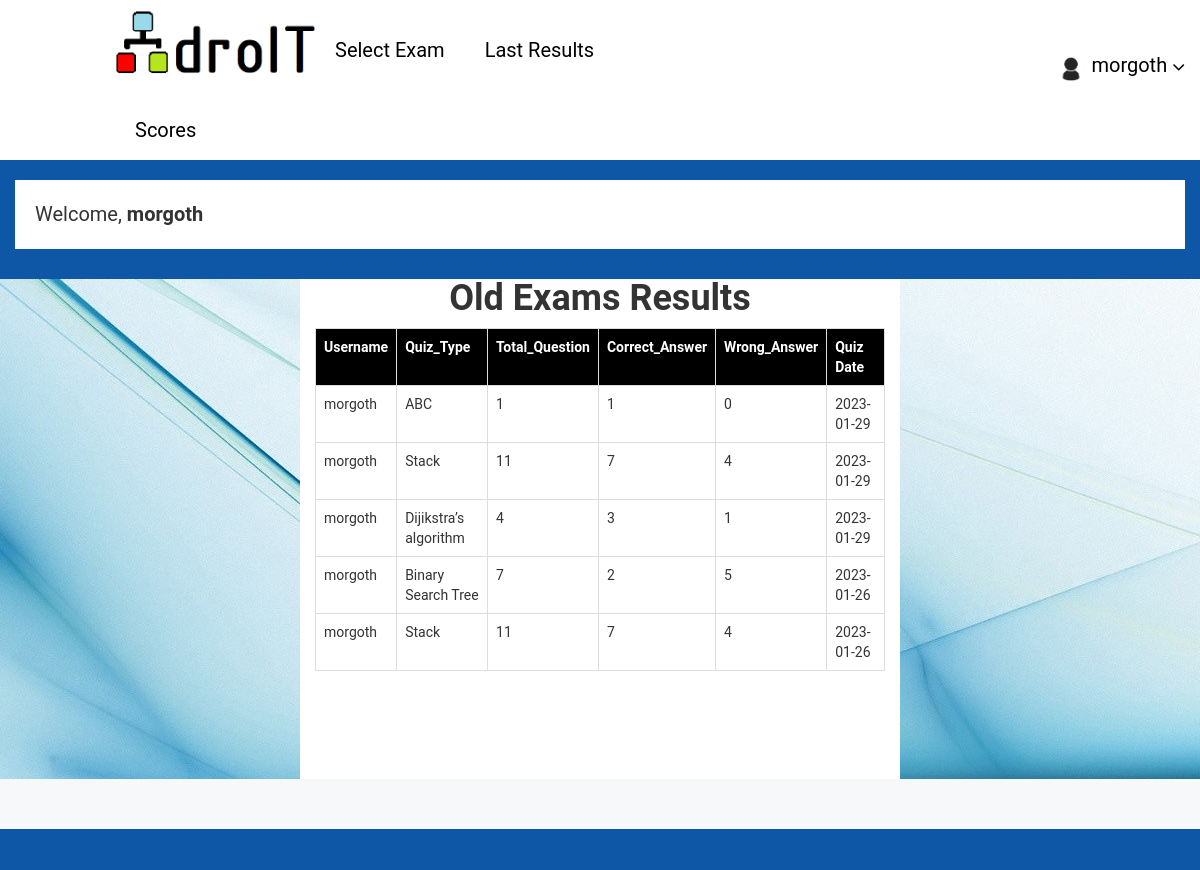
The app's page /old_exam_results.php (signed in) with its own data.
### tables this page shows
CREATE TABLE `exam_results` (
  `id` int(100) NOT NULL,
  `username` varchar(200) NOT NULL,
  `exam_type` varchar(200) NOT NULL,
  `total_question` varchar(200) NOT NULL,
  `correct_answer` varchar(200) NOT NULL,
  `wrong_answer` varchar(200) NOT NULL,
  `exam_time` varchar(100) NOT NULL
);

### old_exam_results.php (the view, shortened to what this page needs)
<?php
include "header.php";
include "connection.php";
?>
    <div class="row" style="margin: 0px; padding:0px; margin-bottom: 50px; background-image: url(back.jpg); height:500px">
        <div class="col-lg-6 col-lg-push-3" style="min-height: 500px; background-color:white; ">
            <center>
            <h1>Old Exams Results</h1>
            </center>
            <?php
            $res=mysqli_query($link,"select * from exam_results where username='$_SESSION[username]' order by id desc");
            $count=mysqli_num_rows($res);
            if($count==0)
            {
                ?>
                <center>
                    <h1>No Results Found</h1>
                </center>
                <?php
            }
            else{
                echo "<table class='table table-bordered'>";
                echo "<tr style='background-color: black; color:white'>";
                echo "<th>"; echo "Username"; echo "</th>";
                echo "<th>"; echo "Quiz_Type"; echo "</th>";
                echo "<th>"; echo "Total_Question";  echo "</th>";
                echo "<th>"; echo "Correct_Answer";  echo "</th>";
                echo "<th>"; echo "Wrong_Answer";  echo "</th>";
                echo "<th>"; echo "Quiz Date"; echo "</th>";
                echo "</tr>";
                while($row=mysqli_fetch_array($res))
                {
                    echo "<tr>";
                    echo "<td>"; echo $row["username"]; echo "</td>";
                    echo "<td>"; echo $row["exam_type"]; echo "</td>";
                    echo "<td>"; echo $row["total_question"];  echo "</td>";
                    echo "<td>"; echo $row["correct_answer"];  echo "</td>";
                    echo "<td>"; echo $row["wrong_answer"];  echo "</td>";
                    echo "<td>"; echo $row["exam_time"]; echo "</td>";
                    echo "</tr>";
                }
                echo "</table>";
            }
            ?>
        </div>
    </div>
<?php
include "footer.php";
?>

### header.php (shortened to what this page needs)
<!doctype html>
<html class="no-js" lang="en">
<head>
    <link rel="stylesheet" href="css1/bootstrap.min.css">
    <link rel="stylesheet" href="css1/font-awesome.min.css">
    <link rel="stylesheet" href="style.css">
</head>
<body>
<div class="all-content-wrapper">
    <div class="header-advance-area" >
        <div class="header-top-area">
            <div class="container-fluid"style="background-color:white;" >
                <div class="row">
                    <div class="col-lg-12 col-md-12 col-sm-12 col-xs-12">
                        <div class="header-top-wraper" >
                            <div class="row">
                                <div class="col-lg-1 col-md-0 col-sm-1 col-xs-12">
                                    <div class="menu-switcher-pro">
                                        <button type="button" id="sidebarCollapse" class="btn bar-button-pro header-drl-controller-btn btn-info navbar-btn">
                                        </button>
                                    </div>
                                </div>
                                <div class="col-lg-6 col-md-7 col-sm-6 col-xs-12" >
                                    <div class="header-top-menu tabl-d-n" >
                                        <ul class="nav navbar-nav mai-top-nav">
<li style="padding-top: 10px;"><img src="logof.png" alt="Logo" width="200"></li>
                                                <li class="nav-item" ><a href="select_exam.php" class="nav-link" style="color: black;font-size: 20px;padding-top: 40px;">Select Exam</a>
                                                </li>
                                                <li class="nav-item"><a href="old_exam_results.php" class="nav-link"  style="color: black;font-size: 20px;padding-top: 40px;">Last Results</a>
                                                </li>
                                            <li class="nav-item"><a href="sc.php" class="nav-link"  style="color: black;font-size: 20px;padding-top: 40px;">Scores</a>
                                            </li>
                                        </ul>
                                    </div>
                                </div>
                                <div class="col-lg-5 col-md-5 col-sm-12 col-xs-12">
                                    <div class="header-right-info">
                                        <ul class="nav navbar-nav mai-top-nav header-right-menu">
                                            <li class="nav-item">
                                                <a href="#" data-toggle="dropdown" role="button" aria-expanded="false" class="nav-link dropdown-toggle">
                                                    <img src="user.png" alt="" />
                                                    <span class="admin-name"  style="color: black;font-size: 20px;padding-top: 40px;"><?php echo $_SESSION["username"]; ?></span>
                                                    <i class="fa fa-angle-down edu-icon edu-down-arrow"  style="color: black;font-size: 20px;padding-top: 40px;"></i>
                                                </a>
                                            </li>
                                        </ul>
                                    </div>
                                </div>
                            </div>
                        </div>
                    </div>
                </div>
            </div>
        </div>
        <div class="breadcome-area">
            <div class="container-fluid">
                <div class="row" style="background-color: #0E57A7 ; ">
                    <div class="col-lg-12 col-md-12 col-sm-12 col-xs-12">
                        <div class="breadcome-list">
                            <div class="row">
                                <div class="col-lg-6" style = "font-size:20px">Welcome, <b><?php echo $_SESSION["username"]; ?></b></div>
                                <div class="col-lg-6 col-md-6 col-sm-6 col-xs-12 text-right">
                                    <ul class="breadcome-menu">
                                    </ul>
                                </div>
                            </div>
                        </div>
                    </div>
                </div>
            </div>
        </div>
    </div>

### footer.php (shortened to what this page needs)
<div class="footer-copyright-area" style = "background-color:#0E57A7;">
    <div class="container-fluid">
        <div class="row">
            <div class="col-lg-12">
            </div>
        </div>
    </div>
</div>
</div>
</body>
</html>

### records on screen
exam_results: username "morgoth", exam_type "ABC", total_question "1", correct_answer "1", wrong_answer "0", exam_time "2023-01-29"
exam_results: username "morgoth", exam_type "Stack", total_question "11", correct_answer "7", wrong_answer "4", exam_time "2023-01-29"
exam_results: username "morgoth", exam_type "Dijikstra’s algorithm", total_question "4", correct_answer "3", wrong_answer "1", exam_time "2023-01-29"
exam_results: username "morgoth", exam_type "Binary Search Tree", total_question "7", correct_answer "2", wrong_answer "5", exam_time "2023-01-26"
exam_results: username "morgoth", exam_type "Stack", total_question "11", correct_answer "7", wrong_answer "4", exam_time "2023-01-26"

### other values on screen
$_SESSION["username"] "morgoth"
